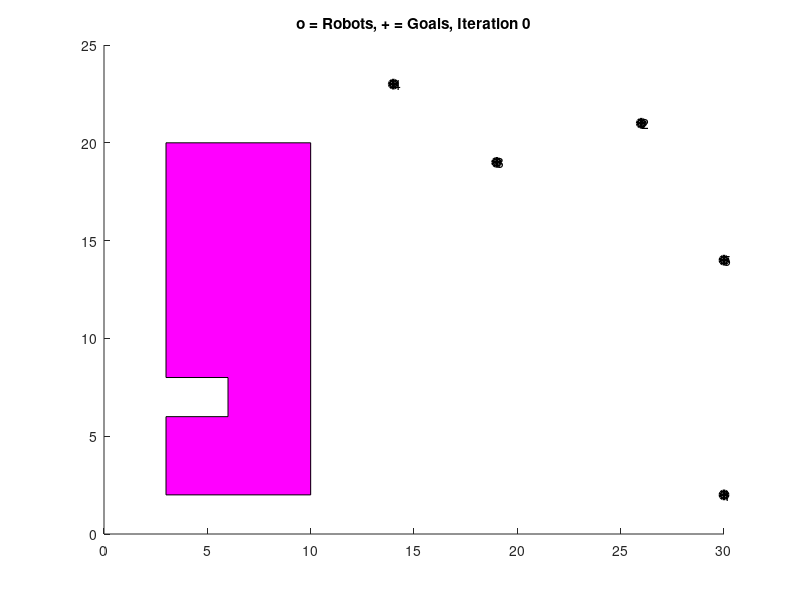

Write the MATLAB code that produced this figure. (Note: this script raises an error after producing the figure.)
function [Px, Py,COST] = optimal_coverage_grid(Px,Py, crs, numIterations, showPlot)

close all

seed = 2;
rng(seed);

num_agents = 5;

if nargin < 1   % demo mode
    showPlot = true;
    numIterations  = 1000;
    xrange = 30;  %region size
    yrange = 30;
    n = num_agents; %number of robots  (changing the number of robots is interesting)

    
    crs = [ 0, 0;
        0, yrange;
        xrange, yrange;
        xrange, 0];
    
    %Build grid array - Assume x, y start at 0
    grid = zeros(floor(xrange)+1,floor(yrange)+1);
    
    obstacles(1,:,:) = [3,2;10,2;10,20;3,20;3,8;6,8;6,6;3,6];
        
    %Obstruct grid elements who intersect the boundary of the region
    for i = 0:size(grid,1)-1
        for j = 0:size(grid,2)-1
            if (~inpolygon(i,j, crs(:,1),crs(:,2)))
                grid(i+1,j+1) = -1;
            end
            
            for ob = 1:size(obstacles,1)
                if inpolygon(i,j,obstacles(ob,:,1), obstacles(ob,:,2))
                    grid(i,j) = -ob;
                end
            end
        end
    end
    
    Px = zeros(n,1);
    Py = zeros(n,1);
    
    %Place robots randomly on grid
    for i = 1:numel(Px)  
        Px(i) = randi(size(grid,1));
        Py(i) = randi(size(grid,2));

        while (grid(Px(i)+1,Py(i)+1) ~= 0)
            Px(i) = randi(size(grid,1));
            Py(i) = randi(size(grid,2));
        end
        
        grid(Px(i)+1,Py(i)+1) = i;
    end
else
    xrange = max(crs(:,1));
    yrange = max(crs(:,2));
    n = numel(Px); %number of robots  
end

%%%%%%%%%%%%%%%%%%%%%%%% VISUALIZATION %%%%%%%%%%%%%%%%%%%%%%%%%%%%%%%%%%%%
if showPlot
    verCellHandle = zeros(n,1);
    cellColors = hsv(n+size(obstacles,1));
    for i = 1:numel(Px) % color according to
        verCellHandle(i)  = patch(Px(i),Py(i),cellColors(i,:)); % use color i  -- no robot assigned yet
        hold on
    end
    pathHandle = zeros(n,1);    
    numHandle = zeros(n,1);    
    for i = 1:numel(Px) % color according to
        pathHandle(i)  = plot(Px(i),Py(i),'-','color',cellColors(i,:)*.8);
        numHandle(i) = text(Px(i),Py(i),num2str(i));
    end
    
    for j = 1:size(obstacles,1)
        obstacleHandle(j) = patch(obstacles(j,:,1),obstacles(j,:,2),cellColors(n+1,:));
    end
    goalHandle = plot(Px,Py,'+','linewidth',2, 'color','black');
    currHandle = plot(Px,Py,'o','linewidth',2, 'color','black');
    titleHandle = title(['o = Robots, + = Goals, Iteration ', num2str(0)]);
end
%%%%%%%%%%%%%%%%%%%%%%%% END VISUALIZATION %%%%%%%%%%%%%%%%%%%%%%%%%%%%%%%%
COST = zeros(numIterations*n,1);

% Iteratively Apply Optimal Coverage Algorithm by Hou et al.
for counter = 1:numIterations
            %DEBUG
        if counter == 9
            assert(true);
        end
    if showPlot
        set(currHandle,'XData',Px,'YData',Py);%plot current position
        for i = 1:numel(Px) % color according to
            xD = [get(pathHandle(i),'XData'),Px(i)];
            yD = [get(pathHandle(i),'YData'),Py(i)];
            set(pathHandle(i),'XData',xD,'YData',yD);%plot path position
            set(numHandle(i),'Position',[ Px(i),Py(i)]);
        end 
    end
               
   %Px,PY are grid location vectors
    for i = 1:n
        [v,c] = VoronoiBounded(Px, Py,crs);
        
        %current_cost = calculateCoverageCost(grid,Px,Py,v,c);
        current_cost = calculateContinousCoverageCost(Px,Py,v,c);
        
        COST(((counter-1)*n)+i) = current_cost;
        
        %Compute voronoi partitions
        cost_diff = [0; 0; 0; 0];
        
        %For each of the up to four directions, calculte the voronoi cell
        %and coverage cost
        neighbors_free = [-1];
        %North
        if (Py(i) + 1 <= floor(yrange) && grid(Px(i)+1,Py(i) + 2) == 0)
            Py(i) = Py(i) + 1;
            [v,c] = VoronoiBounded(Px+rand(n,1)/100, Py+rand(n,1)/100,crs);
            %cost_diff(1,1) = calculateCoverageCost(grid,Px,Py,v,c) - current_cost;
            cost_diff(1,1) = calculateContinousCoverageCost(Px,Py,v,c) - current_cost;
            Py(i) = Py(i) - 1;
            
            neighbors_free(size(neighbors_free,2)+1) = 1;
        end
        %South
        if (Py(i) - 1 >= 0 && grid(Px(i)+1,Py(i) ) == 0)
            Py(i) = Py(i) - 1;
            [v,c] = VoronoiBounded(Px+rand(n,1)/100, Py+rand(n,1)/100,crs);
            %cost_diff(2,1) = calculateCoverageCost(grid,Px,Py,v,c) - current_cost;
            cost_diff(2,1) = calculateContinousCoverageCost(Px,Py,v,c) - current_cost;
            Py(i) = Py(i) + 1;
            neighbors_free(size(neighbors_free,2)+1) = 2;
        end
        %East
        if (Px(i) + 1 <= floor(xrange) && grid(Px(i) + 2,Py(i)+1)== 0)
            Px(i) = Px(i) + 1;
            [v,c] = VoronoiBounded(Px+rand(n,1)/100, Py+rand(n,1)/100,crs);
            %cost_diff(3,1) = calculateCoverageCost(grid,Px,Py,v,c) - current_cost;
            cost_diff(3,1) = calculateContinousCoverageCost(Px,Py,v,c) - current_cost;
            Px(i) = Px(i) - 1;
            
            neighbors_free(size(neighbors_free,2)+1) = 3;
        end
        %West
        if (Px(i) - 1 >= 0 && grid(Px(i) ,Py(i)+1) == 0)
            Px(i) = Px(i)  - 1;
            [v,c] = VoronoiBounded(Px+rand()/100, Py+rand()/100,crs);
            %cost_diff(4,1) = calculateCoverageCost(grid,Px,Py,v,c) - current_cost;
            cost_diff(4,1) = calculateContinousCoverageCost(Px,Py,v,c) - current_cost;
            Px(i) = Px(i) + 1;
            
            neighbors_free(size(neighbors_free,2)+1) = 4;
        end
        
        %remove -1 from front of neighbors free array
        neighbors_free = neighbors_free(2:size(neighbors_free,2));
        
        for iter = 1:size(neighbors_free,2)
            if (cost_diff(iter,1) < 0)
                cost_diff(iter,1) = 0;
            end
        end
        move_probabilities = zeros(size(neighbors_free,2),1);
        if size(neighbors_free,2) >= 1
            
            max_cost = max(cost_diff);
            %Use probabilities taken from exp(-cost_diff/alpha(t)) to generate a random move
            move_probabilities = exp(-cost_diff/alpha(counter,n,size(grid,1)*size(grid,2),max_cost))...
                        * (1/(size(neighbors_free,2)-1));
        
        
            move_interval_prob = zeros(size(neighbors_free,2),1);
            for iter = 1:size(neighbors_free,2)
                if iter > 1
                    move_interval_prob(iter,1) = move_interval_prob(iter-1,1) + move_probabilities(neighbors_free(1,iter),1);
                else
                    move_interval_prob(iter,1) = move_probabilities(neighbors_free(1,iter),1);
                end
            end

                  %Generate the move randomly
            r = rand();
            move = -1;
            for iter = 1:(size(neighbors_free,2))
                if r < move_interval_prob(iter,1)
                    move = neighbors_free(1,iter);
                    break;
                end
            end
            
            %Move point and update grid location
            %Assert no other point is in the moved-to-location
            if move == 1 %North
                assert(grid(Px(i)+1,Py(i)+1) == i);
                grid(Px(i)+1,Py(i)+1) = 0;
                Py(i) = Py(i) + 1;
                assert(grid(Px(i)+1,Py(i)+1) == 0);
                grid(Px(i)+1,Py(i)+1) = i;
            elseif move == 2 %South
                assert(grid(Px(i)+1,Py(i)+1) == i);
                grid(Px(i)+1,Py(i)+1) = 0;
                Py(i) = Py(i) - 1;
                assert(grid(Px(i)+1,Py(i)+1) == 0);
                grid(Px(i)+1,Py(i)+1) = i;
            elseif move == 3 %East
                assert(grid(Px(i)+1,Py(i)+1) == i);
                grid(Px(i)+1,Py(i)+1) = 0;
                Px(i) = Px(i) + 1;
                assert(grid(Px(i)+1,Py(i)+1) == 0);
                grid(Px(i)+1,Py(i)+1) = i;
            elseif move == 4 %West
                assert(grid(Px(i)+1,Py(i)+1) == i);
                grid(Px(i)+1,Py(i)+1) = 0;
                Px(i) = Px(i) - 1;
                assert(grid(Px(i)+1,Py(i)+1) == 0);
                grid(Px(i)+1,Py(i)+1) = i;
            end
        end
        
    end
     
    
    if showPlot
        for i = 1:numel(c) % update Voronoi cells
            set(verCellHandle(i), 'XData',v(c{i},1),'YData',v(c{i},2));
        end

        set(titleHandle,'string',['o = Robots, + = Goals, Iteration ', num2str(counter,'%3d')]);
        set(goalHandle,'XData',Px,'YData',Py);%plot goal position
        
        axis equal
        axis([0,xrange,0,yrange]);
        drawnow
%         if mod(counter,50) ==0
%             pause
%             %pause(0.1)
%         end
    end
    
end
%Plot cost function
V = 1:numIterations*n;
figure (2);
plot(V,(COST));

%TODO: pass in values of r and m
%TODO: do a real calculation of max_cost
function a = alpha(counter,m,grid_area,max_cost)

%a = m*grid_area*max_cost/log(counter+1);
a = max_cost/log(counter+1);


function cost = calculateContinousCoverageCost(Px,Py,v,c)
cost = 0;
for i = 1:numel(c)
    cost_i = CellCost(Px(i),Py(i),v(c{i},1),v(c{i},2));
     cost = cost + cost_i;
end
    
    
% Calculate coverage cost for robots in the grid
function cost = calculateCoverageCost(grid,Px,Py, v,c)
    
cost = 0;
%x and y are locations
%grid(x+1,y+1) are the matrix entries 
    for x = 0:size(grid,1)-1
        for y = 0:size(grid,2)-1
            if (grid(x+1,y+1) >= 0) %i.e. not inside the boundary/in an obstacle
                for iter = 1:size(Px,2) %Check if point in voronoi cell 'iter'
                   if (inpolygon(x,y,v(c{iter},1),v(c{iter},2)))
                       
                       cost = cost + ...
                           performance(Px(iter),Py(iter),x,y) * ...
                           density(x,y);
                       break;
                   end %if
                end %for
            end%if
        end
    end
 
function [cost] = CellCost(px,py,X,Y)
    CELL_SAMPLES = 50;
    %Triangulate points - returns a list of indices
    n = size(X,1)-1;
    %Reorient vertices
    x_r = fliplr(X);
    y_r = fliplr(Y);
    
    %Triangulate using script of same name
    triangles = polygon_triangulate(n, x_r(1:n), y_r(1:n));
    
    %Array of areas of each triangle in the polygon
    tri_areas(1:n-2,1) = 0;
    
    %Calculate triangle areas & convert indices to points
    j=1;
    while j <= n-2
        %Grab indices of jth triangle
        i1 = triangles(1,j);
        i2 = triangles(2,j);
        i3 = triangles(3,j);
        
        %GRab points of triangle
        P1 = [X(i1) Y(i1)];
        P2 = [X(i2) Y(i2)];
        P3 = [X(i3) Y(i3)];
        
        tri_areas(j,1) = triangle_area(P1,P2,P3);
  
        
        j = j + 1;
    end
    
    total_area = sum(tri_areas);
    j = 1;
    
    %Index of current sample, updated in loop
    current_sample = 1;
    
    %Storage array for random points on polygon
    random_points = zeros(CELL_SAMPLES,2);
    
    while j <= n-2
        % Calculate number of samples to make in triangle based on
        % fractional area of triangle in voronoi cell
        sample_num_j = floor( (CELL_SAMPLES * tri_areas(j,1)) / (total_area));
        
        %Take random samples 
        sample_points = sample_rand_triangle([X(triangles(1,j)) Y(triangles(1,j)) ] , ...
            [X(triangles(2,j)) Y(triangles(2,j)) ] , ...
            [X(triangles(3,j)) Y(triangles(3,j)) ],sample_num_j);
        %assert(current_sample + sample_num_j - 1 <= CELL_SAMPLES);
        
        %Save the generated points - there are sample_num_j such points
        index_end = current_sample + sample_num_j - 1;
        random_points(current_sample:index_end,:) = sample_points;
        
        %Update index of current sample
        current_sample = current_sample + sample_num_j ;
        j = j + 1;
    end
    
    %Calculate centroid based on sample points in triangle based on Monte
    %Carlo Integration
    j = 1;
    DENSITY = zeros(current_sample,1);
    while j < current_sample
        DENSITY(j,1) = density(random_points(j,1),random_points(j,2));
        j = j + 1;
    end
   


    %Calculate cell cost using previously calculated centroid
    j = 1;
    cost = 0;
    while j < current_sample
        %Use norm square of point locations:
        cost = cost + ((random_points(j,1) - px) ^ 2 + (random_points(j,2) - py) ^ 2 ) * DENSITY(j,1);
        j = j + 1;
    end
    
    %Monte carlo integrated approximation of cost function from Cortes et
    %al 2004.
    cost = total_area * cost / current_sample;

%Use Osada et. al [02] method for random sampling from triangle
function P = sample_rand_triangle(P1,P2,P3, N)
    
    Bounds(1:N,1) = 0;
    Bounds(1:N,2) = 1;
    
    R1 = unifrnd(Bounds(1:N,1),Bounds(1:N,2));
    R2 = unifrnd(Bounds(1:N,1),Bounds(1:N,2));
    
    %Points array
    P(1:N,1:2) = 0;
    i = 1;
    while i <= N
        %generate a point on the triangle from random variables r1(i),
        %r2(i)
        P(i,1:2) = (1-sqrt(R1(i)))*P1 + sqrt(R1(i))*(1-R2(i))*P2 + sqrt(R1(i))*R2(i)*P3;
        i = i + 1;
    end

function a = triangle_area(P1,P2,P3)
    e12 = sqrt(sum((P1-P2) .^ 2));
    e23 = sqrt(sum((P2-P3) .^ 2));
    e31 = sqrt(sum((P1-P3) .^ 2));
    s = (e12 + e23 + e31)/2;
    a = sqrt(s*(s-e12)*(s-e23)*(s-e31));    

function f_x = performance(cx,cy,px,py)
f_x = sqrt((cx-px) ^2 + (cy-py)^2);

function [V,C]=VoronoiBounded(x,y, crs)

bnd=[min(x) max(x) min(y) max(y)]; %data bounds
if nargin < 3
    crs=double([bnd(1) bnd(4);bnd(2) bnd(4);bnd(2) bnd(3);bnd(1) bnd(3);bnd(1) bnd(4)]);
end

rgx = max(crs(:,1))-min(crs(:,1));
rgy = max(crs(:,2))-min(crs(:,2));
rg = max(rgx,rgy);
midx = (max(crs(:,1))+min(crs(:,1)))/2;
midy = (max(crs(:,2))+min(crs(:,2)))/2;

% add 4 additional edges
xA = [x; midx + [0;0;-5*rg;+5*rg]];
yA = [y; midy + [-5*rg;+5*rg;0;0]];

[vi,ci]=voronoin([xA,yA]);

% remove the last 4 cells
C = ci(1:end-4);
V = vi;
% use Polybool to crop the cells
%Polybool for restriction of polygons to domain.

for ij=1:length(C)
        % first convert the contour coordinate to clockwise order:
        [X2, Y2] = poly2cw(V(C{ij},1),V(C{ij},2));
        [xb, yb] = polybool('intersection',crs(:,1),crs(:,2),X2,Y2);
        ix=nan(1,length(xb));
        for il=1:length(xb)
            if any(V(:,1)==xb(il)) && any(V(:,2)==yb(il))
                ix1=find(V(:,1)==xb(il));
                ix2=find(V(:,2)==yb(il));
                for ib=1:length(ix1)
                    if any(ix1(ib)==ix2)
                        ix(il)=ix1(ib);
                    end
                end
                if isnan(ix(il))==1
                    lv=length(V);
                    V(lv+1,1)=xb(il);
                    V(lv+1,2)=yb(il);
                    ix(il)=lv+1;
                end
            else
                lv=length(V);
                V(lv+1,1)=xb(il);
                V(lv+1,2)=yb(il);
                ix(il)=lv+1;
            end
        end
        C{ij}=ix;
   
end




